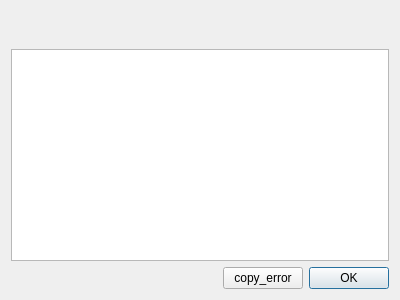
<?xml version="1.0" encoding="UTF-8"?>
<ui version="4.0">
 <class>TracebackDialog</class>
 <widget class="QDialog" name="TracebackDialog">
  <property name="geometry">
   <rect>
    <x>0</x>
    <y>0</y>
    <width>400</width>
    <height>300</height>
   </rect>
  </property>
  <property name="windowTitle">
   <string>window_title</string>
  </property>
  <layout class="QVBoxLayout" name="_main_layout">
   <item>
    <layout class="QHBoxLayout" name="_header_layout" stretch="0,1">
     <item>
      <widget class="QLabel" name="_alert_image">
       <property name="minimumSize">
        <size>
         <width>32</width>
         <height>32</height>
        </size>
       </property>
       <property name="maximumSize">
        <size>
         <width>32</width>
         <height>32</height>
        </size>
       </property>
       <property name="text">
        <string/>
       </property>
      </widget>
     </item>
     <item>
      <widget class="QLabel" name="_error_text">
       <property name="text">
        <string/>
       </property>
      </widget>
     </item>
    </layout>
   </item>
   <item>
    <widget class="QTextEdit" name="_traceback_text">
     <property name="readOnly">
      <bool>true</bool>
     </property>
    </widget>
   </item>
   <item>
    <layout class="QHBoxLayout" name="_button_layout">
     <item>
      <spacer name="_spacer">
       <property name="orientation">
        <enum>Qt::Horizontal</enum>
       </property>
       <property name="sizeHint" stdset="0">
        <size>
         <width>40</width>
         <height>20</height>
        </size>
       </property>
      </spacer>
     </item>
     <item>
      <widget class="QPushButton" name="_copy_button">
       <property name="text">
        <string>copy_error</string>
       </property>
      </widget>
     </item>
     <item>
      <widget class="QDialogButtonBox" name="_ok_button_box">
       <property name="sizePolicy">
        <sizepolicy hsizetype="Fixed" vsizetype="Fixed">
         <horstretch>0</horstretch>
         <verstretch>0</verstretch>
        </sizepolicy>
       </property>
       <property name="orientation">
        <enum>Qt::Horizontal</enum>
       </property>
       <property name="standardButtons">
        <set>QDialogButtonBox::Ok</set>
       </property>
      </widget>
     </item>
    </layout>
   </item>
  </layout>
 </widget>
 <resources/>
 <connections>
  <connection>
   <sender>_ok_button_box</sender>
   <signal>rejected()</signal>
   <receiver>TracebackDialog</receiver>
   <slot>reject()</slot>
   <hints>
    <hint type="sourcelabel">
     <x>316</x>
     <y>260</y>
    </hint>
    <hint type="destinationlabel">
     <x>286</x>
     <y>274</y>
    </hint>
   </hints>
  </connection>
  <connection>
   <sender>_ok_button_box</sender>
   <signal>accepted()</signal>
   <receiver>TracebackDialog</receiver>
   <slot>accept()</slot>
   <hints>
    <hint type="sourcelabel">
     <x>248</x>
     <y>254</y>
    </hint>
    <hint type="destinationlabel">
     <x>157</x>
     <y>274</y>
    </hint>
   </hints>
  </connection>
 </connections>
</ui>
